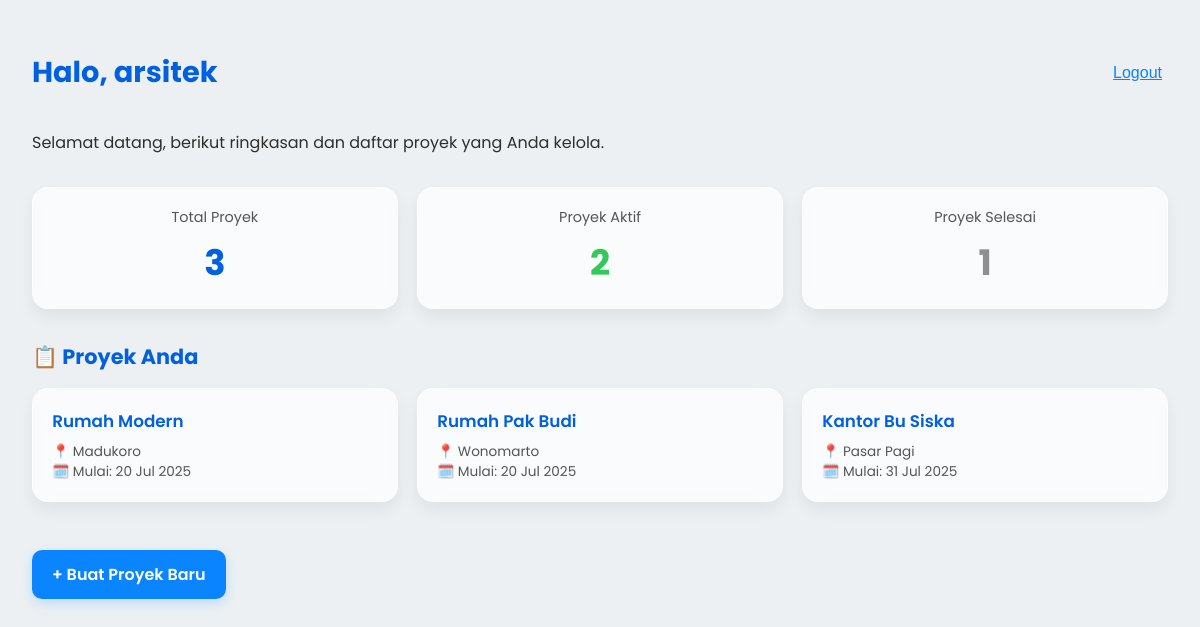
The page /app/dashboard/arsitek/ (signed in) on the database its author committed.
### perancangan/models.py (models this page shows, shortened)
class Proyek(models.Model):
    nama_proyek = models.CharField(max_length=200)
    lokasi = models.CharField(max_length=255)
    tanggal_mulai = models.DateField()
    tanggal_selesai = models.DateField(null=True, blank=True)
    arsitek = models.ForeignKey(User, on_delete=models.SET_NULL, null=True, related_name='proyek_arsitek')
    mandor_bertugas = models.ManyToManyField(User, related_name='proyek_mandor', blank=True)

### perancangan/views.py (the view)
# urls.py: path('dashboard/arsitek/', views.dashboard_arsitek, name='dashboard_arsitek'),
@login_required
def dashboard_arsitek(request):
    if not hasattr(request.user, 'profil') or request.user.profil.peran != 'arsitek':
        return redirect('pilih_peran')
    semua_proyek = Proyek.objects.filter(arsitek=request.user)
    tanggal_hari_ini = timezone.now().date()
    total_proyek = semua_proyek.count()
    proyek_selesai = semua_proyek.filter(
        tanggal_selesai__isnull=False,
        tanggal_selesai__lte=tanggal_hari_ini
    ).count()
    proyek_aktif = total_proyek - proyek_selesai
    context = {
        'proyek_saya': semua_proyek,
        'total_proyek': total_proyek,
        'proyek_aktif': proyek_aktif,
        'proyek_selesai': proyek_selesai,
        'tanggal_hari_ini': tanggal_hari_ini, # Kirim tanggal agar bisa dipakai di template
    }
    return render(request, 'perancangan/dashboard_arsitek.html', context)

### perancangan/templates/perancangan/dashboard_arsitek.html (shortened to what this page needs)
{% load static %}
<!DOCTYPE html>
<html lang="id">
<head>
</head>
<body>
    <div class="header">
        <h1> Halo, {{ user.username }}</h1>
        <form action="{% url 'perancangan:logout' %}" method="post" class="logout-form">
            <button type="submit">Logout</button>
        </form>
    </div>
    <p>Selamat datang, berikut ringkasan dan daftar proyek yang Anda kelola.</p>
    <div class="stats-grid">
        <div class="stat-card">
            <div class="stat-title">Total Proyek</div>
            <div class="stat-number">{{ total_proyek }}</div>
        </div>
        <div class="stat-card">
            <div class="stat-title">Proyek Aktif</div>
            <div class="stat-number success">{{ proyek_aktif }}</div>
        </div>
        <div class="stat-card">
            <div class="stat-title">Proyek Selesai</div>
            <div class="stat-number secondary">{{ proyek_selesai }}</div>
        </div>
    </div>
    <h2 class="section-title">📋 Proyek Anda</h2>
    <ul class="proyek-list">
        {% for proyek in proyek_saya %}
            <li class="proyek-item">
                <a href="{% url 'perancangan:detail_proyek' proyek.id %}">
                    {{ proyek.nama_proyek }}
                </a>
                <div class="proyek-meta">
                    📍 {{ proyek.lokasi }}<br>
                    🗓️ Mulai: {{ proyek.tanggal_mulai|date:"d M Y" }}
                </div>
            </li>
        {% empty %}
            <li class="empty">⚠️ Anda belum memiliki proyek. Silakan buat proyek baru.</li>
        {% endfor %}
    </ul>
    <a href="{% url 'perancangan:tambah_proyek' %}" class="btn-primary">+ Buat Proyek Baru</a>
</body>
</html>

### perancangan/templates/perancangan/dashboard_arsitek.html (style rules this page uses)
:root { --primary: #0a84ff; --primary-dark: #0060df; --success: #34c759; --secondary: #8e8e93; --background: #ecf0f3; --text: #2e2e2e; --card-bg: rgba(255, 255, 255, 0.7); --glass-border: rgba(255, 255, 255, 0.4); }
* { box-sizing: border-box; }
body { font-family: 'Poppins', sans-serif; margin: 0; padding: 2rem; background: var(--background); color: var(--text); animation: fadeIn 0.6s ease-in; }
.header { display: flex; justify-content: space-between; align-items: center; margin-bottom: 1rem; }
.header h1 { font-size: 1.8rem; color: var(--primary-dark); }
.logout-form button { background: none; border: none; color: var(--primary); cursor: pointer; font-size: 1rem; text-decoration: underline; }
.stats-grid { display: grid; grid-template-columns: repeat(auto-fit, minmax(180px, 1fr)); gap: 1.2rem; margin: 2rem 0; }
.stat-card { background: var(--card-bg); border: 1px solid var(--glass-border); border-radius: 16px; padding: 1.2rem; backdrop-filter: blur(10px); box-shadow: 0 8px 16px rgba(0,0,0,0.06); text-align: center; }
.stat-title { font-size: 0.9rem; color: #555; margin-bottom: 0.5rem; }
.stat-number { font-size: 2.2rem; font-weight: 700; color: var(--primary-dark); }
.stat-number.success { color: var(--success); }
.stat-number.secondary { color: var(--secondary); }
.section-title { font-size: 1.3rem; margin-bottom: 1rem; color: var(--primary-dark); }
.proyek-list { list-style: none; padding: 0; display: grid; grid-template-columns: repeat(auto-fit, minmax(280px, 1fr)); gap: 1.2rem; }
.proyek-item { background: var(--card-bg); border: 1px solid var(--glass-border); border-radius: 16px; padding: 1.2rem; backdrop-filter: blur(10px); box-shadow: 0 8px 16px rgba(0,0,0,0.06); transition: transform 0.2s ease, box-shadow 0.2s ease; }
.proyek-item a { text-decoration: none; font-weight: 600; color: var(--primary-dark); font-size: 1.05rem; }
.proyek-meta { font-size: 0.85rem; color: #555; margin-top: 8px; }
.btn-primary { display: inline-block; margin-top: 2rem; background: var(--primary); color: white; padding: 12px 20px; border-radius: 10px; font-weight: 600; text-decoration: none; transition: background 0.3s ease, transform 0.2s; box-shadow: 0 4px 12px rgba(10, 132, 255, 0.2); }

### rows shown on the page
Proyek: nama_proyek "Rumah Modern", lokasi "Madukoro", tanggal_mulai "20 Jul 2025"
Proyek: nama_proyek "Rumah Pak Budi", lokasi "Wonomarto", tanggal_mulai "20 Jul 2025"
Proyek: nama_proyek "Kantor Bu Siska", lokasi "Pasar Pagi", tanggal_mulai "31 Jul 2025"

### other values the page prints
{{ user.username }} "arsitek"
{{ total_proyek }} "3"
{{ proyek_aktif }} "2"
{{ proyek_selesai }} "1"
